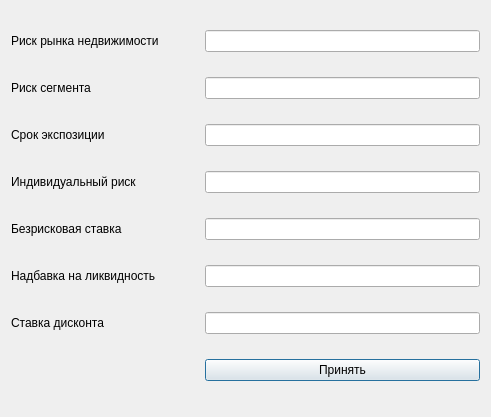
<?xml version="1.0" encoding="UTF-8"?>
<ui version="4.0">
 <class>Dialog</class>
 <widget class="QDialog" name="Dialog">
  <property name="geometry">
   <rect>
    <x>0</x>
    <y>0</y>
    <width>491</width>
    <height>417</height>
   </rect>
  </property>
  <property name="windowTitle">
   <string>Dialog</string>
  </property>
  <layout class="QGridLayout" name="gridLayout">
   <item row="9" column="1">
    <widget class="QLineEdit" name="lineEdit_discount_rate">
     <property name="text">
      <string/>
     </property>
    </widget>
   </item>
   <item row="0" column="1">
    <widget class="QLineEdit" name="lineEdit_market_risk"/>
   </item>
   <item row="2" column="1">
    <widget class="QLineEdit" name="lineEdit_segment_risk"/>
   </item>
   <item row="6" column="1">
    <widget class="QLineEdit" name="lineEdit_liquidity"/>
   </item>
   <item row="6" column="0">
    <widget class="QLabel" name="label_liquidity">
     <property name="text">
      <string>Надбавка на ликвидность</string>
     </property>
    </widget>
   </item>
   <item row="10" column="1">
    <widget class="QPushButton" name="pushButton_ok">
     <property name="text">
      <string>Принять</string>
     </property>
    </widget>
   </item>
   <item row="2" column="0">
    <widget class="QLabel" name="label_segment_risk">
     <property name="text">
      <string>Риск сегмента</string>
     </property>
    </widget>
   </item>
   <item row="3" column="1">
    <widget class="QLineEdit" name="lineEdit_sales_period"/>
   </item>
   <item row="9" column="0">
    <widget class="QLabel" name="label_discount_rate">
     <property name="text">
      <string>Ставка дисконта</string>
     </property>
    </widget>
   </item>
   <item row="4" column="1">
    <widget class="QLineEdit" name="lineEdit_individual_risk"/>
   </item>
   <item row="3" column="0">
    <widget class="QLabel" name="label_sales_period">
     <property name="text">
      <string>Срок экспозиции</string>
     </property>
    </widget>
   </item>
   <item row="0" column="0">
    <widget class="QLabel" name="label_market_risk">
     <property name="text">
      <string>Риск рынка недвижимости            </string>
     </property>
    </widget>
   </item>
   <item row="4" column="0">
    <widget class="QLabel" name="label_individual_risk">
     <property name="text">
      <string>Индивидуальный риск</string>
     </property>
    </widget>
   </item>
   <item row="5" column="0">
    <widget class="QLabel" name="label_risk_free">
     <property name="text">
      <string>Безрисковая ставка</string>
     </property>
    </widget>
   </item>
   <item row="5" column="1">
    <widget class="QLineEdit" name="lineEdit_risk_free"/>
   </item>
  </layout>
 </widget>
 <resources/>
 <connections/>
</ui>
